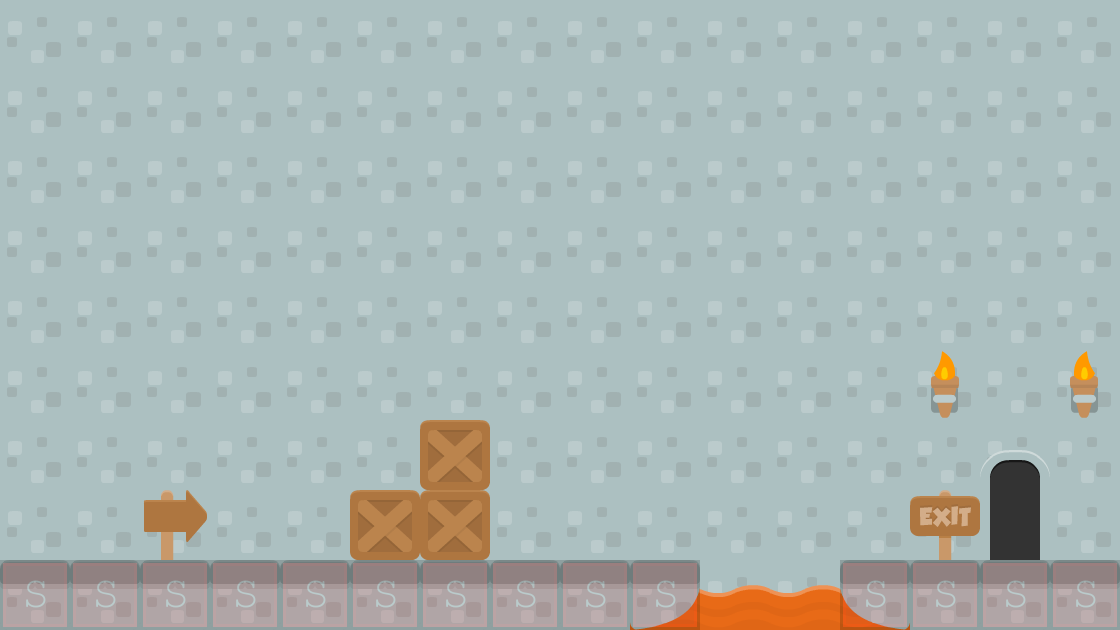

Rendered tile map (Tiled .tmx) drawn with the repository's tilesets; below, a short description and the map source with its tile grids summarised:
An orthogonal 16x9 tile map with 70x70 px tiles, 5 tile layers (background3, background2, background1, collision, ...), 2 tilesets and 1 object (levelTrigger).

<map version="1.0" orientation="orthogonal" renderorder="right-down" width="16" height="9" tilewidth="70" tileheight="70" backgroundcolor="#ff0000">
 <tileset firstgid="1" name="background-tiles" tilewidth="70" tileheight="70">
  <image source="../img/background-tiles.png" width="910" height="910" />
 </tileset>
 <tileset firstgid="170" name="meta-tiles" tilewidth="70" tileheight="70">
  <image source="../img/meta-tiles.png" width="350" height="70" />
  <tile id="4">
   <properties>
    <property name="type" value="solid" />
   </properties>
  </tile>
 </tileset>
 <layer name="background3" width="16" height="9">
  <data>[144 cells, 2 non-empty, 1 distinct tile ids]</data>
 </layer>
 <layer name="background2" width="16" height="9">
  <data>[144 cells, 144 non-empty, 2 distinct tile ids]</data>
 </layer>
 <layer name="background1" width="16" height="9">
  <data>[144 cells, 18 non-empty, 6 distinct tile ids]</data>
 </layer>
 <layer name="collision" width="16" height="9" opacity="0.17">
  <data>[144 cells, 14 non-empty, 1 distinct tile ids]</data>
 </layer>
 <objectgroup name="trigger-entities">
  <object name="levelTrigger" x="974" y="446" width="82" height="112">
   <properties>
    <property name="level" value="BrandonLevel02" />
    <property name="xSpawn" value="400" />
    <property name="ySpawn" value="0" />
   </properties>
  </object>
 </objectgroup>
 <layer name="foreground1" width="16" height="9">
  <data>[144 cells, 7 non-empty, 5 distinct tile ids]</data>
 </layer>
</map>
